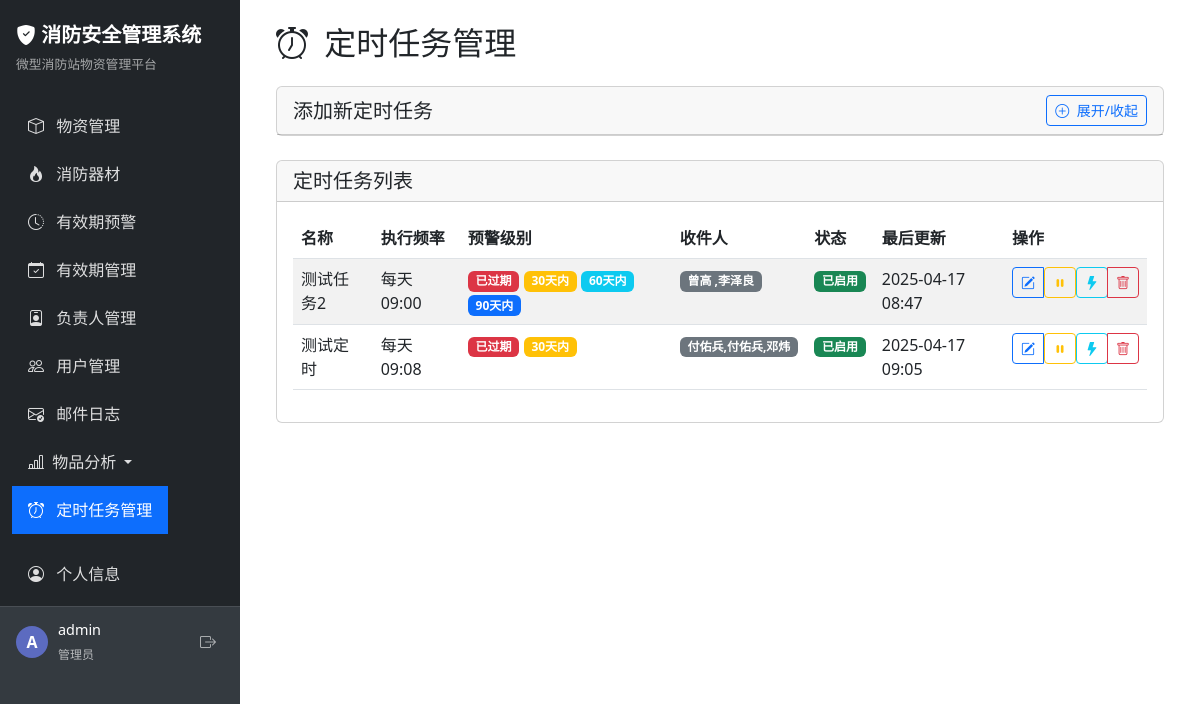
The page /scheduler/ (signed in) on the database as committed earlier.
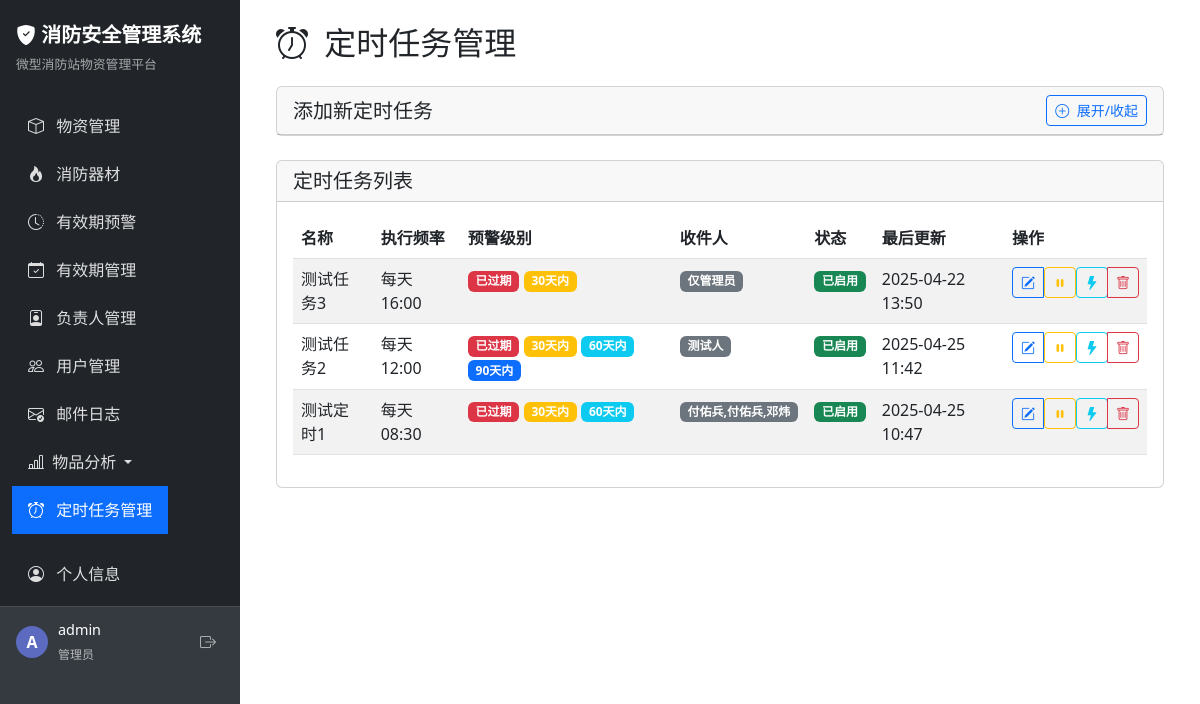
The same page on the database as committed later.
### app/models/user.py (models this page shows, shortened)
class User(UserMixin, db.Model):
    __tablename__ = 'user'
    id = db.Column(db.Integer, primary_key=True)
    username = db.Column(db.String(80), unique=True, nullable=False)
    password_hash = db.Column(db.String(256), nullable=False)
    role = db.Column(db.String(20), default='user')  # admin 或 user
    is_active = db.Column(db.Boolean, default=True)  # 账号是否启用
    email = db.Column(db.String(120))  # 添加邮箱字段

### app/models/scheduler_config.py (models this page shows, shortened)
class SchedulerConfig(db.Model):
    __tablename__ = 'scheduler_configs'
    id = db.Column(db.Integer, primary_key=True)
    name = db.Column(db.String(100), nullable=False)  # 任务名称
    enabled = db.Column(db.Boolean, default=True)  # 是否启用
    frequency_type = db.Column(db.String(20), nullable=False)  # 频率类型: daily, weekly, monthly
    execution_time = db.Column(db.String(10), nullable=False)  # 执行时间，格式: HH:MM
    day_of_week = db.Column(db.String(10))  # 周几执行，用于weekly: mon, tue, wed, thu, fri, sat, sun
    day_of_month = db.Column(db.Integer)  # 每月几号执行，用于monthly: 1-31
    warning_levels = db.Column(db.String(100))  # 预警级别，逗号分隔: expired,within_30,within_60,within_90
    recipient_filter = db.Column(db.String(200))  # 接收人筛选，逗号分隔的负责人名称或'all'
    created_at = db.Column(db.DateTime, default=datetime.now)
    updated_at = db.Column(db.DateTime, default=datetime.now, onupdate=datetime.now)
    created_by = db.Column(db.Integer)  # 创建者用户ID

### app/routes/scheduler.py (the view)
    def decorated_function(*args, **kwargs):
        if not current_user.is_authenticated or current_user.role != 'admin':
            flash('您没有访问此页面的权限', 'danger')
            return redirect(url_for('index'))
        return f(*args, **kwargs)

### app/templates/scheduler/index.html (shortened to what this page needs)
{% extends 'base.html' %}
{% block content %}
<div class="container-fluid">
    <h2 class="mb-4">
        <i class="bi bi-alarm me-2"></i> 定时任务管理
    </h2>
    <div class="card mb-4">
        <div class="card-header d-flex justify-content-between align-items-center">
            <h5 class="card-title mb-0">添加新定时任务</h5>
            <button class="btn btn-sm btn-outline-primary" type="button" data-bs-toggle="collapse" data-bs-target="#addTaskCollapse">
                <i class="bi bi-plus-circle me-1"></i> 展开/收起
            </button>
        </div>
    </div>
    <div class="card">
        <div class="card-header">
            <h5 class="card-title mb-0">定时任务列表</h5>
        </div>
        <div class="card-body">
            {% if configs %}
            <div class="table-responsive">
                <table class="table table-striped table-hover">
                    <thead>
                        <tr>
                            <th>名称</th>
                            <th>执行频率</th>
                            <th>预警级别</th>
                            <th>收件人</th>
                            <th>状态</th>
                            <th>最后更新</th>
                            <th>操作</th>
                        </tr>
                    </thead>
                    <tbody>
                        {% for config in configs %}
                        <tr>
                            <td>{{ config.name }}</td>
                            <td>
                                {% if config.frequency_type == 'daily' %}
                                每天 {{ config.execution_time }}
                                {% elif config.frequency_type == 'monthly' %}
                                每月{{ config.day_of_month }}日 {{ config.execution_time }}
                                {% endif %}
                            </td>
                            <td>
                                {% if 'expired' in config.warning_levels %}
                                <span class="badge bg-danger">已过期</span>
                                {% endif %}
                                {% if 'within_30' in config.warning_levels %}
                                <span class="badge bg-warning">30天内</span>
                                {% endif %}
                                {% if 'within_60' in config.warning_levels %}
                                <span class="badge bg-info">60天内</span>
                                {% endif %}
                                {% if 'within_90' in config.warning_levels %}
                                <span class="badge bg-primary">90天内</span>
                                {% endif %}
                            </td>
                            <td>
                                {% if config.recipient_filter == 'all' %}
                                <span class="badge bg-secondary">所有负责人</span>
                                {% elif config.recipient_filter == 'admin' %}
                                <span class="badge bg-secondary">仅管理员</span>
                                {% else %}
                                <span class="badge bg-secondary">{{ config.recipient_filter }}</span>
                                {% endif %}
                            </td>
                            <td>
                                {% if config.enabled %}
                                <span class="badge bg-success">已启用</span>
                                {% else %}
                                <span class="badge bg-danger">已禁用</span>
                                {% endif %}
                            </td>
                            <td>{{ config.updated_at.strftime('%Y-%m-%d %H:%M') }}</td>
                            <td>
                                <div class="btn-group">
                                    <button type="button" class="btn btn-sm btn-outline-primary edit-modal-button"
                                            data-bs-toggle="modal"
                                            data-bs-target="#editModal-{{ config.id }}"
                                            data-config-id="{{ config.id }}"
                                            data-recipient-filter="{{ config.recipient_filter }}">
                                        <i class="bi bi-pencil-square"></i>
                                    </button>
                                    <form action="{{ url_for('scheduler.toggle_config', config_id=config.id) }}" method="post" class="d-inline">
                                        <button type="submit" class="btn btn-sm {% if config.enabled %}btn-outline-warning{% else %}btn-outline-success{% endif %}">
                                            <i class="bi {% if config.enabled %}bi-pause-fill{% else %}bi-play-fill{% endif %}"></i>
                                        </button>
                                    </form>
                                    <form action="{{ url_for('scheduler.run_now', config_id=config.id) }}" method="post" class="d-inline">
                                        <button type="submit" class="btn btn-sm btn-outline-info" title="立即执行">
                                            <i class="bi bi-lightning-fill"></i>
                                        </button>
                                    </form>
                                    <button type="button" class="btn btn-sm btn-outline-danger" data-bs-toggle="modal" data-bs-target="#deleteModal-{{ config.id }}">
                                        <i class="bi bi-trash"></i>
                                    </button>
                                </div>
                            </td>
                        </tr>
                        {% endfor %}
                    </tbody>
                </table>
            </div>
            {% else %}
            <div class="alert alert-info">
                <i class="bi bi-info-circle me-2"></i> 暂无定时任务配置，请使用上方的表单添加新任务。
            </div>
            {% endif %}
        </div>
    </div>
</div>
{% endblock %}

### app/templates/base.html (shortened to what this page needs)
<!DOCTYPE html>
<html lang="zh-CN">
<head>
    <link href="https://cdn.jsdelivr.net/npm/bootstrap@5.3.0/dist/css/bootstrap.min.css" rel="stylesheet">
    <link href="https://cdn.jsdelivr.net/npm/bootstrap-icons@1.11.0/font/bootstrap-icons.css" rel="stylesheet">
</head>
<body>
    <div class="wrapper">
        <nav class="sidebar" id="sidebar">
            <div class="sidebar-header">
                <a href="{{ url_for('index') }}">
                    <i class="bi bi-shield-fill-check"></i> 消防安全管理系统
                </a>
                <div class="subtitle">微型消防站物资管理平台</div>
            </div>
            <div class="sidebar-nav">
                <nav class="navbar navbar-dark bg-dark">
                    <div class="container-fluid">
                        <ul class="navbar-nav">
                            <li class="nav-item">
                                <a class="nav-link {% if request.path.startswith('/station') %}active{% endif %}
                                          {% if not user_permissions_by_type.micro_station and current_user.role != 'admin' %}no-permission{% endif %}"
                                   href="{{ url_for('station.index') }}"
                                   >
                                    <i class="bi bi-box"></i> 物资管理
                                </a>
                            </li>
                            <li class="nav-item">
                                <a class="nav-link {% if request.path.startswith('/equipment') %}active{% endif %}
                                          {% if not user_permissions_by_type.fire_equipment and current_user.role != 'admin' %}no-permission{% endif %}"
                                   href="{{ url_for('equipment.index') }}"
                                   >
                                    <i class="bi bi-fire"></i> 消防器材
                                </a>
                            </li>
                            <li class="nav-item">
                                <a class="nav-link {% if request.path == '/admin/expiry_alert' %}active{% endif %}
                                          {% if not can_view_expiry_alert %}no-permission{% endif %}"
                                   href="{{ url_for('admin.expiry_alert') }}"
                                   >
                                    <i class="bi bi-clock-history"></i> 有效期预警
                                </a>
                            </li>
                            {% if current_user.role == 'admin' %}
                            <li class="nav-item">
                                <a class="nav-link {% if request.path == '/admin/expiry' %}active{% endif %}" href="{{ url_for('admin.expiry') }}">
                                    <i class="bi bi-calendar-check"></i> 有效期管理
                                </a>
                            </li>
                            <li class="nav-item">
                                <a class="nav-link {% if request.path == '/admin/responsible' %}active{% endif %}" href="{{ url_for('admin.responsible') }}">
                                    <i class="bi bi-person-badge"></i> 负责人管理
                                </a>
                            </li>
                            <li class="nav-item">
                                <a class="nav-link {% if request.path == '/admin/users' %}active{% endif %}" href="{{ url_for('admin.users') }}">
                                    <i class="bi bi-people"></i> 用户管理
                                </a>
                            </li>
                            <li class="nav-item">
                                <a class="nav-link {% if request.path == '/admin/mail_logs' %}active{% endif %}" href="{{ url_for('admin.mail_logs') }}">
                                    <i class="bi bi-envelope-check"></i> 邮件日志
                                </a>
                            </li>
                            {% if current_user.is_authenticated and current_user.role == 'admin' %}
                            <li class="nav-item dropdown">
                                <a class="nav-link dropdown-toggle" href="#" id="analysisDropdown" role="button" data-bs-toggle="dropdown" aria-expanded="false">
                                    <i class="bi bi-bar-chart-line me-1"></i> 物品分析
                                </a>
                            </li>
                            {% endif %}
                            <li class="nav-item">
                                <a class="nav-link {% if request.path.startswith('/scheduler') %}active{% endif %}" href="{{ url_for('scheduler.index') }}">
                                    <i class="bi bi-alarm"></i> 定时任务管理
                                </a>
                            </li>
                            {% endif %}
                            <li class="nav-item mt-3">
                                <a class="nav-link {% if request.path == '/auth/my_account' %}active{% endif %}" href="{{ url_for('auth.my_account') }}">
                                    <i class="bi bi-person-circle"></i> 个人信息
                                </a>
                            </li>
                        </ul>
                    </div>
                </nav>
            </div>
            {% if current_user.is_authenticated %}
            <div class="user-info mt-auto">
                <div class="user-avatar">
                    {{ current_user.username[0].upper() }}
                </div>
                <div class="user-details">
                    <p class="user-name">{{ current_user.username }}</p>
                    <span class="user-role">
                        {% if current_user.role == 'admin' %}管理员{% else %}普通用户{% endif %}
                    </span>
                </div>
                <a href="{{ url_for('auth.logout') }}" class="logout-btn" title="退出登录">
                    <i class="bi bi-box-arrow-right"></i>
                </a>
            </div>
            {% else %}
            <div class="mt-auto p-3">
                <a href="{{ url_for('auth.login') }}" class="btn btn-outline-light btn-sm w-100">
                    <i class="bi bi-box-arrow-in-right me-1"></i> 登录
                </a>
            </div>
            {% endif %}
        </nav>
        <main class="content">
            {% block content %}{% endblock %}
        </main>
    </div>
</body>
</html>

Rows that differ between the two databases and show on the page:
added SchedulerConfig: name "测试任务3", execution_time "16:00", shows "已过期", shows "30天内", recipient_filter "仅管理员", enabled "已启用", updated_at "2025-04-22 13:50"
changed SchedulerConfig "测试任务2": execution_time "09:00" → "12:00"; recipient_filter "曾高 ,李泽良" → "测试人"; updated_at "2025-04-17 08:47" → "2025-04-25 11:42"
changed SchedulerConfig "付佑兵,付佑兵,邓炜": name "测试定时" → "测试定时1"; execution_time "09:08" → "08:30"; updated_at "2025-04-17 09:05" → "2025-04-25 10:47"; now shows "60天内"
